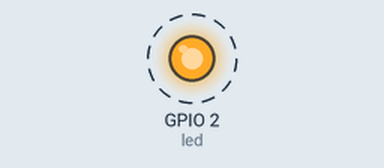
Bench run of a sketch on a simulated ESP32. On the bench: output pins drawn as LEDs (lit = HIGH). Dashed ring = blinking. What the sketch prints to the serial monitor is not drawn.

Above: at 8.5 s.
Timing chart, 0 to 12.6 s (numbered marks = the images above):
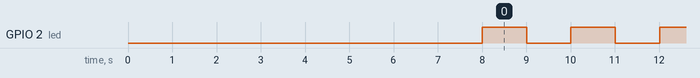

Measured:
- by itself, GPIO 2 (led): alternates HIGH for 1.0 s and LOW for 1.0 s, 36 changes in all, then stays LOW

The sketch:

ESP32Hypo.ino
```cpp
// estructuras datos: vector, array, tuple, pair
// pair<T1,T2> = template class

#include <iostream>
#include <iomanip>
#include <vector>
#include <array>
#include <tuple>
#include <utility> // pair
//#include <math.h> // sqrt
#include <cmath> // hypot

#define INLINE inline __attribute__((always_inline))

using namespace std;

int led = 2; //led integrado ESP32

INLINE float square(float num) { return num * num; }

INLINE float hipo(float n1, float n2) { return sqrt(square(n1) + square(n2)); }

double sumahipo;

int parpadeos;

boolean ledState = false;

using Catetos = pair<float,float>; // sinonimo-tipo array<float,2>; tuple<float, float>;
//using Catetos = tuple<float,float>; // sinonimo-tipo array<float,2>; tuple<float, float>;
//using Catetos = array<float,2>; // sinonimo-tipo array<float,2>; tuple<float, float>;   //tie no funciona con arreglos
using  Triang = vector<Catetos>;

Triang cat = { Catetos {2.0F, 2.5F}, Catetos {5.0F, 5.5F}, Catetos {5.0F, 6.0F} }; // vector<pair<float, float>>

void setup() {
    Serial.begin(115200);
    delay(8000);
    //for (auto [c1, c2] : cat) { // type inferencing + structured binding + for-collection
    for (auto par : cat) // structured binding
    {
        float c1,c2;
        tie(c1,c2) = par;
        sumahipo += static_cast<double>(hypot(c1, c2));
        cout
            << fixed << setw(5) << setprecision(2)
            << "cateto#1: "   << c1
            << ", cateto#2: " << c2 << ", hipotenusa: "
            << hypot(c1, c2)<<endl;
    }
    parpadeos = static_cast<int>(sumahipo)*2;

    pinMode(led, OUTPUT);
}

void loop()
{
    if(--parpadeos < 0) return;
    ledState = !ledState;
    cout<<"Parpadeo # "<<parpadeos<<(ledState? "ON" : "OFF")<<endl; //IF aritmetico
    digitalWrite(led, (ledState? HIGH : LOW));
    delay(1000);
}
```
